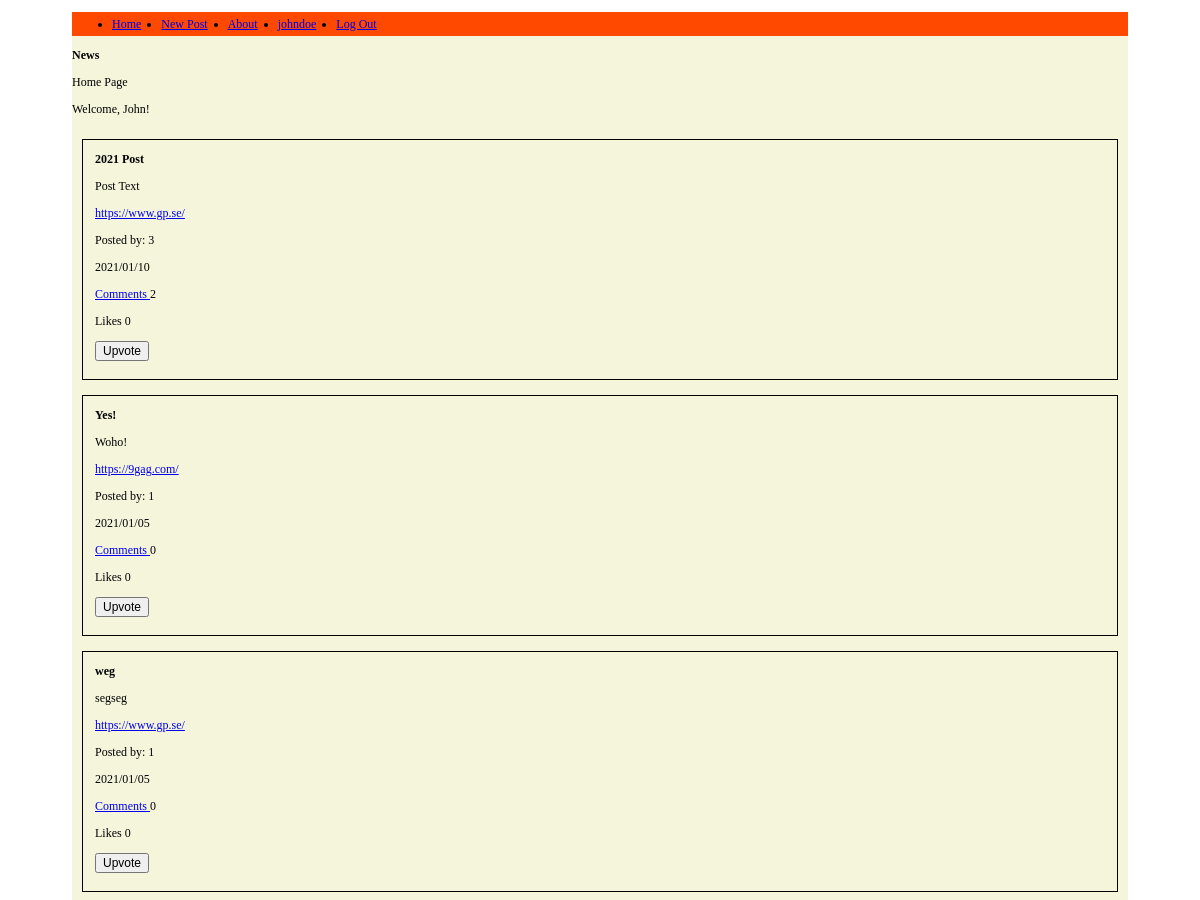
The page /index.php (signed in, upper part) on the database as committed earlier.
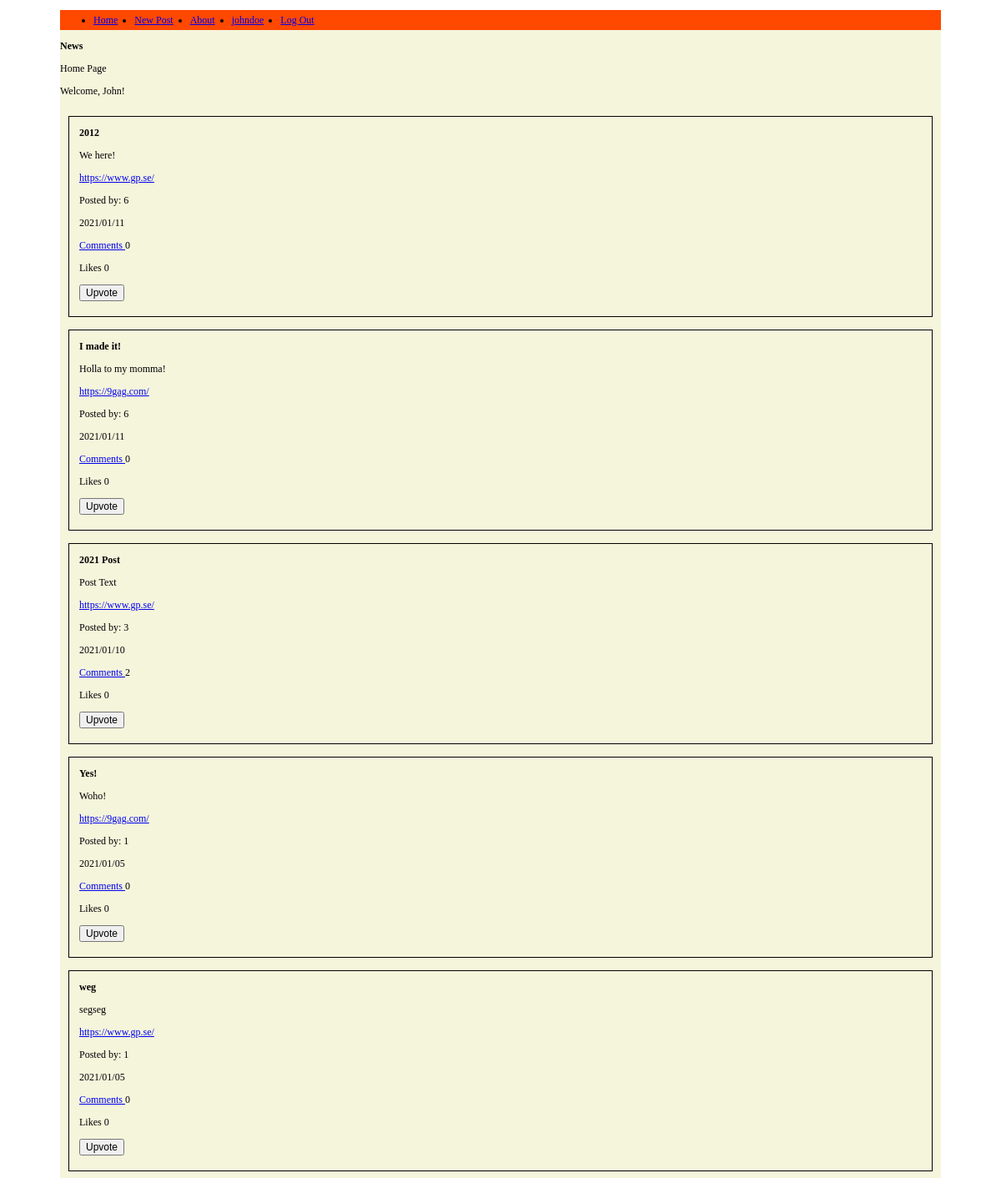
The same page on the database as committed later.
### tables this page shows
CREATE TABLE Posts (
	id integer PRIMARY KEY AUTOINCREMENT,
	title string,
	description string,
	post_url varchar,
	post_date datetime,
	user_id varchar,
	user_username varchar
);

### web/config.php (called while the page is built, shortened)
<?php
return [
    'title' => 'News',
    'database_path' => sprintf('sqlite:%s/database/hackernews.db', __DIR__),
];

### web/autoload.php (called while the page is built, shortened)
<?php
require __DIR__ . '/functions.php';
$config = require __DIR__ . '/config.php';

### web/functions.php (called while the page is built, shortened)
<?php
function getAllPosts($pdo)
{
    $statement = $pdo->prepare("SELECT * FROM Posts
    ORDER BY Posts.post_date DESC");
    $statement->execute();
    $allPosts = $statement->fetchAll(PDO::FETCH_ASSOC);
    return $allPosts;
}
function countComments($pdo, $postId)
{
    $statement = $pdo->prepare('SELECT COUNT(*) FROM Comments WHERE post_id = :postId');
    $statement->bindParam(':postId', $postId, PDO::PARAM_INT);
    $statement->execute();
    $comments = $statement->fetch(PDO::FETCH_ASSOC);
    return $comments['COUNT(*)'];
}
function countLikes($pdo, $postId)
{
    $statement = $pdo->prepare('SELECT COUNT(*) FROM Likes WHERE post_id = :postId');
    $statement->bindParam(':postId', $postId, PDO::PARAM_INT);
    $statement->execute();
    $likes = $statement->fetch(PDO::FETCH_ASSOC);
    return $likes['COUNT(*)'];
}
function isLikedByUser($pdo, $postId, $userId)
{
    $statement = $pdo->prepare('SELECT * FROM Likes WHERE post_id = :postId
    AND user_id = :userId;');
    $statement->bindParam(':postId', $postId);
    $statement->bindParam(':userId', $userId);
    $statement->execute();
    $isLikedByUser = $statement->fetch(PDO::FETCH_ASSOC);
    return $isLikedByUser;
}

### index.php (the view, shortened to what this page needs)
<?php require __DIR__ . '/homepage/header.php'; ?>
<?php require __DIR__ . '/homepage/navbar.php'; ?>
<?php
if (isset($_SESSION['user'])) : ?>
    <section>
        <div class="newsContainer">
            <article>
                <h1><?php echo $config['title']; ?></h1>
                <p> Home Page </p>
                <?php if (isset($_SESSION['user'])) : ?>
                    <p> Welcome, <?php echo $_SESSION['user']['first_name']; ?>!</p>
                <?php endif; ?>
            </article>
            <?php $allPost = getAllPosts($pdo);
            foreach ($allPost as $post) : ?>
                <?php $postId = $post['id'];  ?>
                <?php $isLikedByUser = isLikedByUser($pdo, $postId, $_SESSION['user']['id']) ?>
                <?php $countComments = countComments($pdo, $postId); ?>
                <?php $countLikes = countLikes($pdo, $postId); ?>
                <article class="newsFeedPage">
                    <div class="newsFeed">
                        <div class="post-item">
                            <h3 class="post-title"> <?php echo $post['title']; ?> </h3>
                        </div>
                        <div class="post-item">
                            <p class="post-description"> <?php echo $post['description']; ?> </p>
                        </div>
                        <div class="post-item">
                            <a href="<?php echo $post['post_url'] ?> "> <?php echo $post['post_url']; ?> </a>
                        </div>
                        <div class="post-item-author">
                            <p> Posted by: <?php echo $post['user_id']; ?> </p>
                        </div>
                        <div class="post-item-date">
                            <p> <?php echo $post['post_date']; ?> </p>
                        </div>
                        <div class="post-item-date">
                            <a href="comments.php?id=<?php echo $post['id']; ?> "> Comments </a>
                            <?php echo $countComments; ?>
                        </div>
                        <div>
                            <p> Likes
                                <?php echo $countLikes; ?> </p>
                            <form action="/web/post/upvote.php" method="post">
                                <?php if ($isLikedByUser) : ?>
                                    <button type="submit">Downvote</button>
                                <?php else : ?>
                                    <button type="submit">Upvote</button>
                                <?php endif; ?>
                            </form>
                        </div>
                    </div>
                </article>
            <?php endforeach; ?>
        </div>
    </section>
<?php else : ?>
    <h1>PLESASE SIGN IN</h1>
<?php endif; ?>
<?php require __DIR__ . '/homepage/footer.php'; ?>

Rows that differ between the two databases and show on the page:
added posts: title "2012", description "We here!", post_url "https://www.gp.se/", user "6", post_date "2021/01/11", countComments "0", countLikes "0"
added posts: title "I made it!", description "Holla to my momma!", post_url "https://9gag.com/", user "6", post_date "2021/01/11", countComments "0", countLikes "0"
